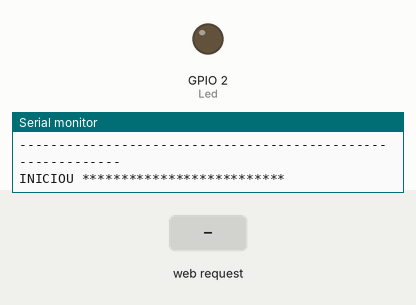
Simulated run of this sketch. Board: ESP32. Parts: output pins drawn as LEDs (lit = HIGH), the last lines printed to the serial monitor. The inputs (shaded band) are chosen by the test bench. WiFi joins after 1.5 s; servers stay silent unless stated.

Above: at 3.0 s.
3.1 s: HTTP request GET /L1 received
At 4.3 s:
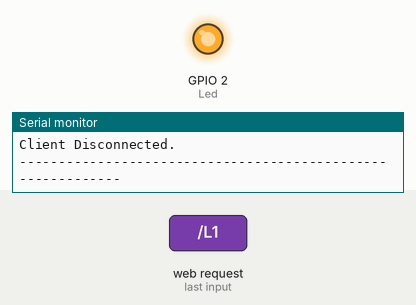
Timing chart, 0 to 6.1 s (numbered marks = the images above; inputs shaded):
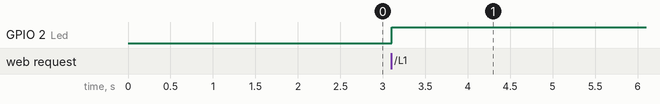

The sketch:

01_Bibliotecas.ino
```cpp
/* Fk Solutions - Projetos de AUTOMAÇÃO RESIDENCIAL & COMERCIAL
Fone Whats: (54) 98411-4772
E-mail:     FkSolutions10@gmail.com
Youtube:    Fk Solutions
Instagram:  Solutionsfk_official
Facebook:   Fk Solutions
*/


/*** INCLUSÃO DE BIBLIOTECAS DO SISTEMA********************************************************************************************************************/

// Biblioteca comunicação WIFI e WIFI MANAGER
#include <FS.h>
#include <WiFiManager.h>
#include <WiFi.h>
#include <DNSServer.h>
#include <WebServer.h>
```

02_Pinos.ino
```cpp
// Pinos de acesso ao Esp32 ///////////////////////////////////////////////////////////////////////////////////////////////////////////////////////////////

#define Led  2
```

03_Objetos.ino
```cpp
/***INSTANCIANDO OBJETOS***********************************************************************************************************************************/

// Configuraçoes e Endereço de Internet WIFI
WiFiServer server                (8090);
//Variável para armazenar a solicitação HTTP
String header;
// Hora Atual
unsigned long currentTime = millis();
// Vez anterior
unsigned long previousTime = 0;
//Defina o tempo limite em milissegundos
const long timeoutTime = 2000;


// Reset Wifi Manager
WiFiManager wifiManager;


// Status para controle de Led
int Status_Led = LOW;
```

04_Void_Setup.ino
```cpp
void setup() {

  Serial.begin(115200);

  Serial.println("Configurar Rede Wifi");


/////////////////////////////////////////////////////////////////////////////////////////////////////////

  //  SETUP -- wifi -- ////////////////////////////
  wifiManager.autoConnect("FK_SOLUTIONS", "12345678");

  //wifiManager.resetSettings ();   // Apaga todas redes Salvas do Wifi

  delay(150);
  WiFi.begin();

  if (WiFi.status() == WL_CONNECTED) {
    Serial.println("------------------------------------------------------------");
    Serial.println("Conectado IP: ");
    Serial.println(WiFi.localIP());
    Serial.println("------------------------------------------------------------");

    delay(150);
    server.begin();
  }


/////////////////////////////////////////////////////////////////////////////////////////////////////////

  //*** SETUP -- Definição dos Pinos -- //////////
  delay(50);


  pinMode(Led,   OUTPUT);

  // Iniciam em LOW -> Desligados
  digitalWrite(Led,   LOW);


/////////////////////////////////////////////////////////////////////////////////////////////////////////

  Serial.println("INICIOU **************************");

}
```

05_Loop.ino
```cpp
void loop () {


  /////////////////////////////////////////////////////////////////////////////////////////////////////////


  WiFiClient client = server.available();    // Ouça os clientes que chegam
   if (client) {                             // Se um novo cliente se conectar
    currentTime = millis();
    previousTime = currentTime;
    Serial.println("New Client.");          // imprimir uma mensagem na porta serial
    String currentLine = "";                // faça uma string para conter os dados de entrada do cliente
    while (client.connected() && currentTime - previousTime <= timeoutTime) {  // faz um loop enquanto o cliente está conectado
      currentTime = millis();
      if (client.available()) {             // se houver bytes para ler do cliente
        char c = client.read();             // leia um byte, então
        Serial.write(c);                    // imprima no monitor serial
        header += c;
        if (c == '\n') {                    // se o byte é um caractere de nova linha
          // se a linha atual estiver em branco, você terá dois caracteres de nova linha em uma linha.
          // esse é o fim da solicitação HTTP do cliente, então envie uma resposta:
          if (currentLine.length() == 0) {
            // Os cabeçalhos HTTP sempre começam com um código de resposta (por exemplo, HTTP / 1.1 200 OK)
            // e um tipo de conteúdo para que o cliente saiba o que está por vir, em seguida, uma linha em branco:
            client.println("HTTP/1.1 200 OK");
            client.println("Content-type:text/html");
            client.println("Connection: close");
            client.println();


            // Verifica o caracter enviado pelo html (GET)********************************

            //**************************************************
            if (header.indexOf("GET /L1") >= 0) {
              Status_Led =! Status_Led;
              digitalWrite(Led, Status_Led);
            }


            // DEFINIÇÕES - CORPO - CÓDIGO PÁGINA HTML *****************************************************

            //**************************************************
            // Exibir a página da web em HTML
            client.println("<!DOCTYPE html><html>");
            client.println("<head><meta name=\"viewport\" content=\"width=device-width, initial-scale=1\">");
            client.println("<link rel=\"icon\" href=\"data:,\">");
            client.println("<title> FK SOLUTIONS </title>");                     // Titulo do topo da Pagina


            //**************************************************
            // CSS para estilizar os botões e Pagina
            client.println("<style>html { font-family: Helvetica; display: inline-block; margin: 0px auto; text-align: center; background-color: #F0FFF0;}");
            client.println(".button { background-color: #4CAF50; border-radius: 15px; color: white; padding: 10px 20px;");
            client.println("text-decoration: none; font-size: 20px; margin: 2px; cursor: pointer;}");
            client.println(".button2 {  background-color: #555555;}</style></head>");


            //**************************************************
            // Título da página da web
            client.println("<body>    <h1>Fk Solutions</h1> <h3> Web Server</h3>");


            // Atualização do HTML ************************************************
            if (Status_Led) {
              client.print("<a href=\"/L1\"><button class=\"button\">LED-ON</button></a>");
            } else {
              client.print("<a href=\"/L1\"><button class=\"button button2\">LED-OFF</button></a>");
            }


            client.println("<P>");

            client.println("Fk Solutions a Solucao em Automacao");
            client.println("<P>");


            client.println("</body></html>");


            client.println();                     // A resposta HTTP termina com outra linha em branco:
            break;                                // interromper o loop while:
          } else {
            currentLine = "";                     // se você recebeu uma nova linha, limpe currentLine:
          }
        } else if (c != '\r') {
          currentLine += c;
        }
      }
    }
    // Clear the header variable
    header = "";
    // fecha a conexão:
    client.stop();
    Serial.println("Client Disconnected.");
    Serial.println("------------------------------------------------------------");
  }


}
```

Measured:
- after the input at 3.1 s, GPIO 2 (Led): LOW → HIGH at once
